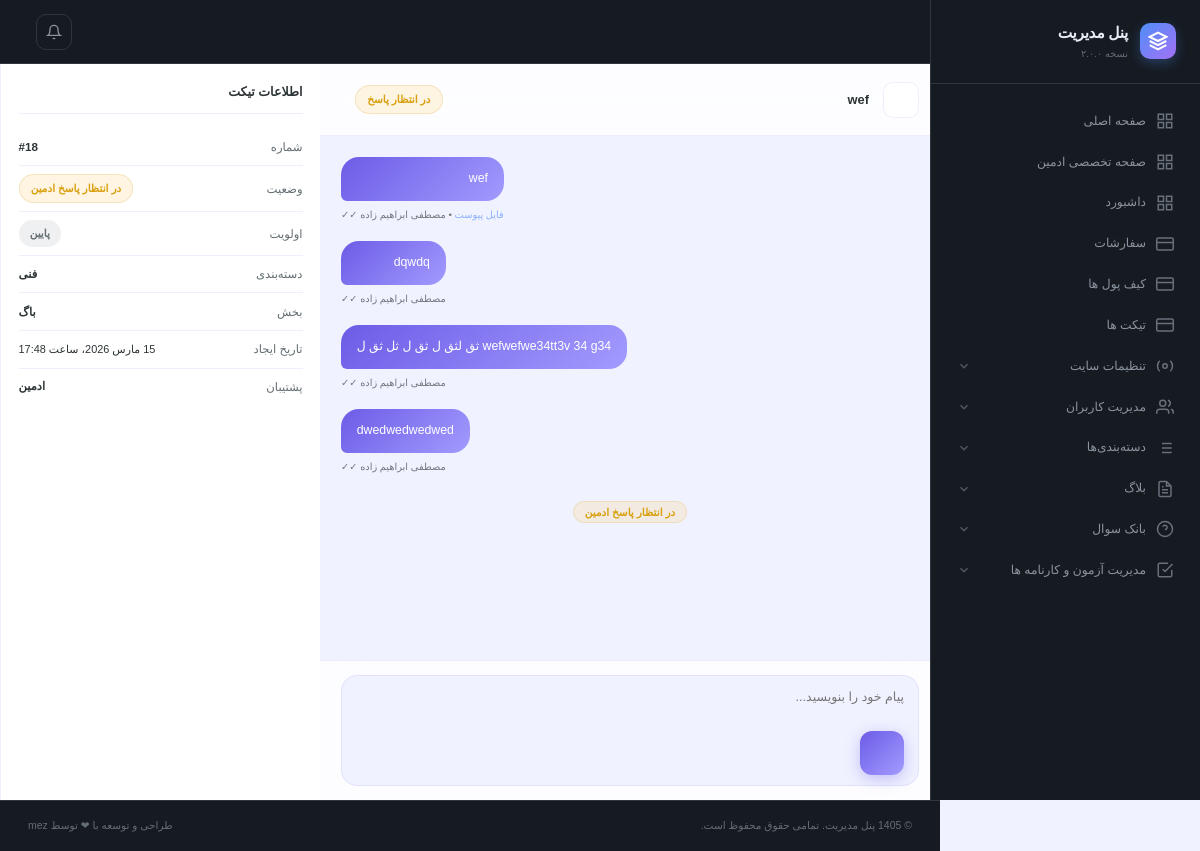
The app's page /admin-panel/tickets/18 (signed in), older data.
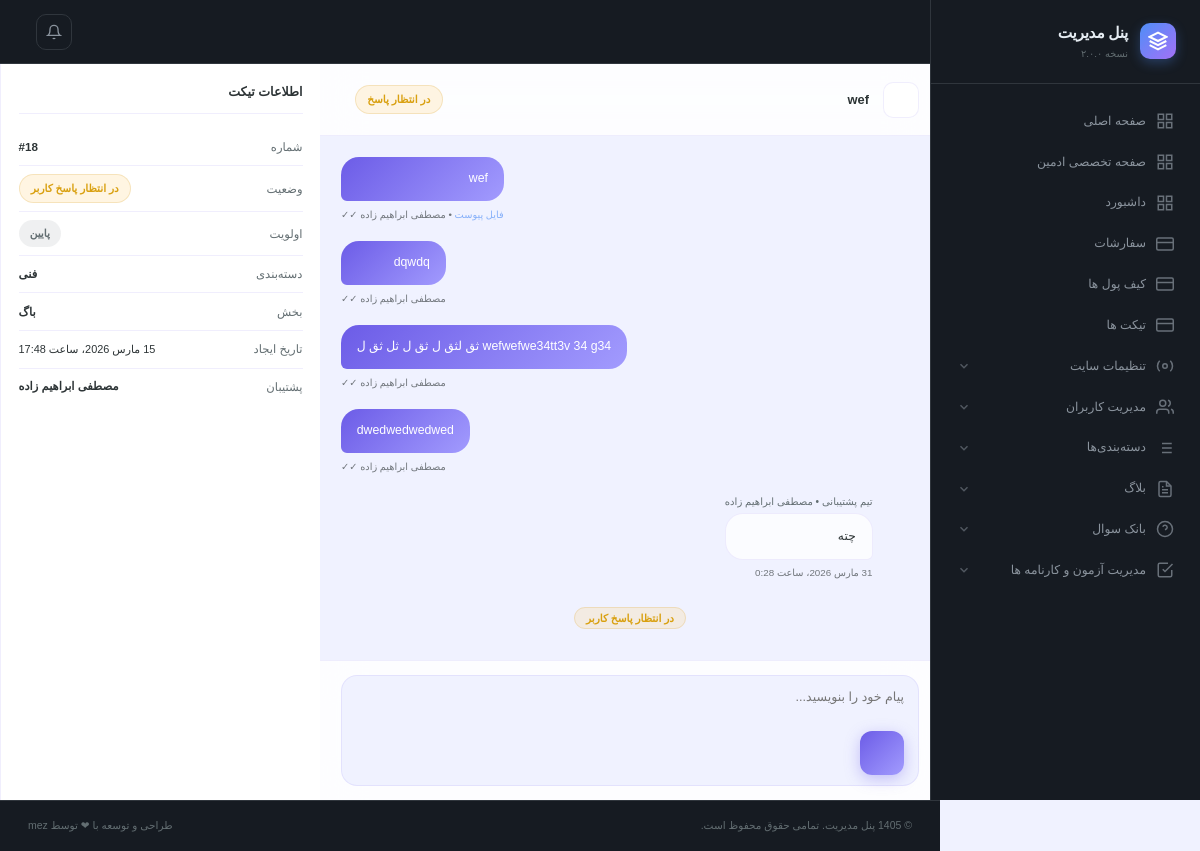
The same page, newer data.
### sitesetting/models.py (models this page shows, shortened)
class TicketChat(models.Model):
    ticket =  models.ForeignKey(Ticket, related_name='chats', on_delete=models.CASCADE, verbose_name='تیکت')
    create_at = models.DateTimeField(verbose_name='زمان ارسال پیام', auto_now_add=True)
    is_read_by_admin = models.BooleanField(verbose_name='خوانده شده توسط ادمین', default=False)
    is_read_by_user = models.BooleanField(verbose_name='خوانده شده توسط کاربر', default=False)
    is_admin_message = models.BooleanField(verbose_name='پیام ادمین', default=False)
    admin_message = CKEditor5Field(verbose_name="پیام", null=True, blank=True)
    user_message = models.TextField(verbose_name="پیام", null=True, blank=True)
    class Meta:
        ordering = ['id']
        verbose_name ='پیام تیکت  '
        verbose_name_plural ='پیام های تیکت'

class Ticket(models.Model):
    class TicketPriority(models.TextChoices):
        low = 'پایین','پایین'
        mid = 'متوسط','متوسط'
        high = 'بالا','بالا'
        huge = 'فوری','فوری'
    class TicketStatus(models.TextChoices):
        cancelled = 'کنسل شده','کنسل شده'
        fixed = 'حل شده','حل شده'
        awating_admin = 'در انتظار پاسخ ادمین','در انتظار پاسخ ادمین'
        awating_user = 'در انتظار پاسخ کاربر','در انتظار کاربر'
    name = models.CharField(max_length=500, verbose_name='موضوع',  db_index=True)
    user =  models.ForeignKey(User, related_name='tickets', on_delete=models.PROTECT, verbose_name='درخواست دهنده',  db_index=True)
    admin =  models.ForeignKey(User, related_name='tickets_admin', null=True, blank=True, on_delete=models.PROTECT, verbose_name='ادمین',  db_index=True)
    problem =  models.ForeignKey(TicketProblemCategory, related_name='tickets', null=True, on_delete=models.PROTECT, verbose_name='دسته بندی مشکلات تیکت ها',  db_index=True)
    placement =  models.ForeignKey(TicketProblemPlacement, related_name='tickets', null=True, on_delete=models.PROTECT, verbose_name='بخش های مرتبط مشکلات در تیکت',  db_index=True)
    description = models.TextField(verbose_name="توضیحات ")
    file = models.FileField(verbose_name='پیوست', upload_to=photo_path_upload_to, null=True, blank=True)
    priority = models.CharField(verbose_name='اهمیت', choices=TicketPriority, max_length=255)
    status = models.CharField(verbose_name='وضعیت', choices=TicketStatus, max_length=255)
    create_at = models.DateTimeField(verbose_name='زمان ارسال درخواست', auto_now_add=True)
    class Meta:
        ordering = ['-id']
        verbose_name ='تیکت '
        verbose_name_plural ='تیکت  ها'

class TicketProblemCategory(models.Model):
    order = models.PositiveIntegerField(default=1, verbose_name='ترتیب')
    name = models.CharField( max_length=255, verbose_name='نام  ')
    is_active = models.BooleanField(default=True, verbose_name='فعال')
    class Meta:
        ordering = ['-order']
        verbose_name = 'دسته بندی مشکل تیکت'
        verbose_name_plural = 'دسته بندی مشکلات تیکت ها'

class TicketProblemPlacement(models.Model):
    order = models.PositiveIntegerField(default=1, verbose_name='ترتیب')
    name = models.CharField( max_length=255, verbose_name='بخش مرتبط')
    is_active = models.BooleanField(default=True, verbose_name='فعال')
    class Meta:
        ordering = ['-order']
        verbose_name = 'بخش مرتبط مشکلات در تیکت'
        verbose_name_plural = 'بخش های مرتبط مشکلات در تیکت'

### user/models.py (models this page shows, shortened)
class User(AbstractUser):
    class GenderOfUser(models.TextChoices):
        MALE = "M", 'مذکر'
        FELMALE = "F", "مونث"
    class TypeOfUser(models.TextChoices):
        REGULAR = "R", 'دانش اموز'
        SANATORUM = "S", "مصحح"
        ADMIN = "A", "ادمین"
    father_name =  models.CharField(max_length=255, verbose_name='نام پدر', null=True)
    gender = models.CharField(max_length=255, choices=GenderOfUser, verbose_name="جنسیت")
    PhoneNumber = PhoneNumberField(unique=True, verbose_name="شماره",  db_index=True)
    national_id = models.CharField(max_length=255, verbose_name='کد ملی', null=True)
    province =  models.CharField(max_length=255, verbose_name='نام استان', null=True)
    city =  models.CharField(max_length=255, verbose_name='نام شهر', null=True)
    school =  models.CharField(max_length=255, verbose_name='نام مدرسه', null=True)
    grade =  models.ForeignKey(GradeCategories, related_name='users', null=True, on_delete=models.PROTECT, verbose_name='پایه',  db_index=True)
    major =  models.ForeignKey(MajorCategories, related_name='users', null=True, on_delete=models.PROTECT, verbose_name='رشته تحصیلی',  db_index=True)
    birth = models.DateTimeField(verbose_name='تاریخ تولد', null=True)
    private_code =  models.CharField(max_length=1000, verbose_name='کد مخفی کاربر', null=True, blank=True)
    otp = models.CharField(max_length=6, blank=True, null=True, verbose_name="کد otp")
    login_temp = models.PositiveSmallIntegerField(default=0, verbose_name="دفعات ورود")
    otp_expiry_date = models.DateTimeField(null=True, blank=True, verbose_name="تاریخ انقضای ")
    type_of_user = models.CharField(max_length=255, choices=TypeOfUser, verbose_name='نوع کاربر', default=TypeOfUser.REGULAR)
    is_verified = models.BooleanField(default=True, verbose_name='تایید شماره همراه')
    USERNAME_FIELD = "PhoneNumber"
    username = None
    objects = UserManager()
    class Meta:
        verbose_name = 'کاربر'
        verbose_name_plural = 'کاربران'

### admin_panel/views/tickets.py (the view, shortened to what this page needs)
# urls.py: path('tickets/<int:pk>', views.tickets.TicketChat.as_view(), name='ticket-chat'),
class TicketChat(AdminPermissionRequire, View):
    template_name = 'admin-panel/tickets/chat.html'
    def get(self, request , *args, **kwargs):
        item = Ticket.objects.filter(
            pk=kwargs.get('pk'),
            ).prefetch_related('chats')
        if not item.exists() or item.count() != 1:
            raise Http404()
        item = item.last()
        item.chats.filter(is_read_by_admin=False).update(is_read_by_admin = True)
        context={
            'item': item,
            'chats': item.chats.all(),
            'form': TicketChatForm(),
            'priority' : Ticket.TicketPriority,
            'status' : Ticket.TicketStatus,
        }
        return render(request, self.template_name, context)

### admin_panel/forms/tickers.py
class TicketChatForm(forms.Form):
    message = forms.CharField(
        required=True,
        label="پیام ... ",
        widget=forms.Textarea(
            attrs={
                'class':'form-control-custom',
                'placeholder':'پیام خود را بنویسید...',
                'rows':"1"
            }
        )
    )

### admin_panel/mixins.py (called while the page is built)
    def dispatch(self, request, *args, **kwargs):
        response = super().dispatch(request, *args, **kwargs)
        if request.user.is_superuser :
            return response
        else:
            raise Http404()

### template/admin-panel/tickets/chat.html (shortened to what the changed rows need)
{% extends "admin-panel/base/base.html" %}
{% load jalali_tags %}
{% block main %}
<main class="">
  <div class="chat-layout">
    <div class="chat-main">
      <div class="ticket-header">
        <div class="flex-grow-1 min-width-0">
          <div style="font-weight:700;font-size:0.92rem;white-space:nowrap;overflow:hidden;text-overflow:ellipsis;">{{ item.name }}</div>
        </div>
      </div>
      <div class="messages-area" id="messagesArea">
        <div class="message user">
          <div>
            <div class="msg-bubble user" style="font-size:0.88rem;">
              {{ item.description }}
            </div>
            <div class="msg-meta" style="text-align:left;">{% if item.file %}<a target="_blank" href="{{ item.file.url }}">فایل پیوست</a>{% endif %} • {{item.user.get_full_name}} ✓✓</div>
          </div>
        </div>
        {% for chat in chats %}
          {% if chat.is_admin_message %}
            <div class="message">
              <div class="msg-avatar" style="background:var(--gradient-2);color:white;"></div>
              <div>
                <div style="font-size:0.72rem;color:var(--text-muted);margin-bottom:0.25rem;">تیم پشتیبانی •  {{item.admin.get_full_name|default:"ادمین سایت"}}</div>
                <div class="msg-bubble support" style="font-size:0.88rem;">
                  {{chat.admin_message|safe}}
                </div>
                <div class="msg-meta">
                  {{chat.create_at|to_jalali:'%H:%M - %Y/%m/%d'}}
                </div>
              </div>
            </div>
          {% else %}
            <div class="message user">
              <div>
                <div class="msg-bubble user" style="font-size:0.88rem; ">
                  {{ chat.user_message }}
                </div>
                <div class="msg-meta" style="text-align:left;">{{item.user.get_full_name}} {% if chat.is_read_by_admin %}✓{% endif %}✓</div>
              </div>
            </div>
          {% endif %}
        {% endfor %}
        <div style="text-align:center;margin:0.5rem 0;">
  <span class="badge-status badge-{% if item.status == status.awating_admin or item.status == status.awating_user %}warning{% elif item.status == status.fixed %}success{% else %}secondary{% endif %} ">{{ item.status }}</span>        </div>
      </div>
    </div>
    <div class="chat-sidebar">
      <div class="info-panel">
        <div class="info-row"><span style="color:var(--text-muted);">شماره</span><span style="font-weight:700;">#{{item.id}}</span></div>
        <div class="info-row"><span style="color:var(--text-muted);">وضعیت</span>        <span class="badge-status badge-{% if item.status == status.awating_admin or item.status == status.awating_user %}warning{% elif item.status == status.fixed %}success{% else %}secondary{% endif %} ">{{ item.status }}</span>
  </div>
        <div class="info-row"><span style="color:var(--text-muted);">اولویت</span>        <span class="badge-status badge-{% if item.priority == priority.huge or item.priority == priority.high %}danger{% elif item.priority == priority.mid %}warning{% else %}secondary{% endif %} ">{{ item.priority }}</span>
</div>
        <div class="info-row"><span style="color:var(--text-muted);">دسته‌بندی</span><span style="font-weight:600;">{{ item.problem.name }}</span></div>
        <div class="info-row"><span style="color:var(--text-muted);">بخش</span><span style="font-weight:600;">{{ item.placement.name }}</span></div>
        <div class="info-row"><span style="color:var(--text-muted);">تاریخ ایجاد</span><span style="font-size:0.78rem;">{{item.create_at|to_jalali:'%H:%M - %Y/%m/%d'}}</span></div>
        <div class="info-row"><span style="color:var(--text-muted);">پشتیبان</span><span style="font-size:0.82rem;font-weight:600;">{{ item.admin.get_full_name|default:'ادمین ' }}</span></div>
      </div>
    </div>
  </div>
</main>
{% endblock   %}

Row changes from the older to the newer data that the page shows:
changed Ticket "wef": status "در انتظار پاسخ ادمین" → "در انتظار پاسخ کاربر"; admin.get_full_name "ادمین" → "مصطفی ابراهیم زاده"
added TicketChat: {{ item.admin.get_full_name|default:"ادمین سایت" }} "مصطفی ابراهیم زاده", admin_message "چته", create_at|to_jalali "31 مارس 2026، ساعت 0:28"
